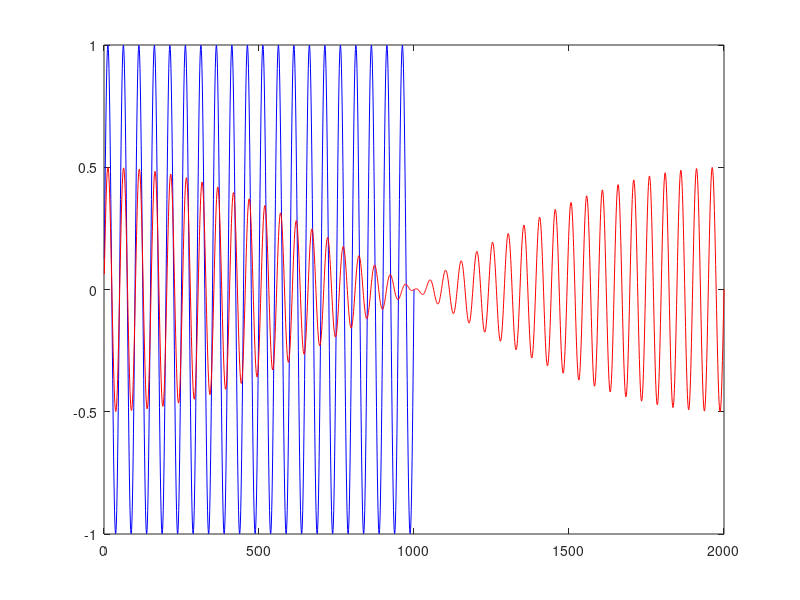

MATLAB code for this plot:
fs = 1000;
x = 1:fs;
x2 = 1:fs * 2;
f = 20;
data = sin(2 * pi * f * x / fs);

fft_data = fft(data);

fft_data_stretch = fft_data;

for i = 1:fs
    fft_data_stretch(i) = fft_data(round (0.5 + i / 2));
endfor

ifft_data = ifft(fft_data, fs);

ifft_data2 = ifft(fft_data_stretch, fs * 2);

% figure(1);
plot(x, ifft_data(x), '-b', x2, ifft_data2(x2), '-r');
%plot(data, '-b', ifft_data, '-r');
% hold on
% plot(x, data(x + 17), '-xr');
% hold off
% title("data");
% legend("legend data");

% figure(2);
% plot(x, ifft_data(x));
% title("ifft_daa");
% legend("legend ifft_data");

% plot(x, data);

% plot(x, ifft_data);
